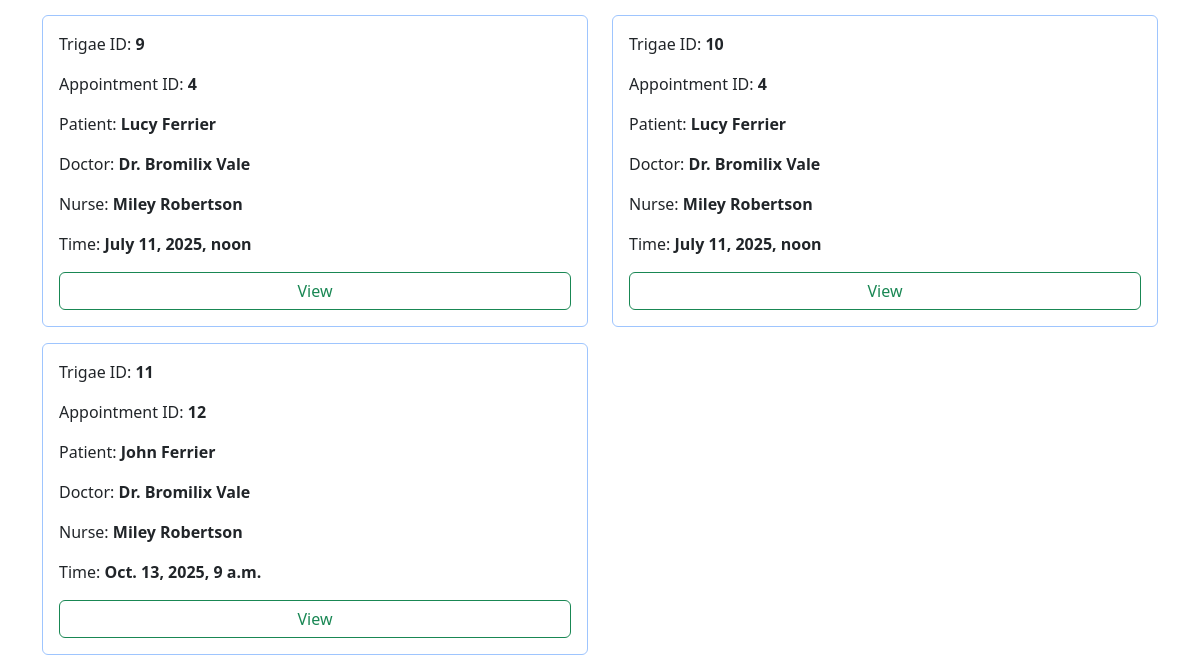
Before: /triage/triage/ (signed in, lower part) with the older database file.
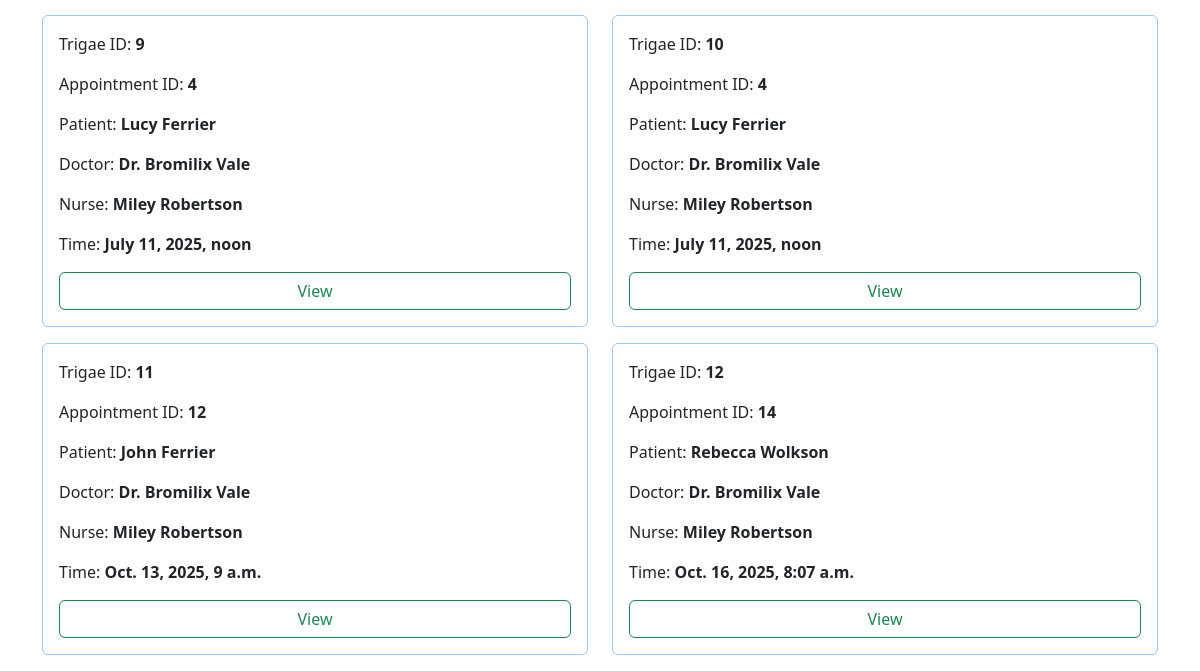
After: the same page with the newer database file.
### triage/models.py (models this page shows, shortened)
class Triage(models.Model):
    STATUS_CHOICES = [
        ('pending', 'Pending'),
        ('completed', 'Completed'),
        ('due', 'Due'),
    ]
    appointment = models.ForeignKey(Appointment, on_delete=models.CASCADE)
    patient = models.ForeignKey(Patient, on_delete=models.CASCADE)
    nurse = models.ForeignKey(Nurse, on_delete=models.SET_NULL, null=True, blank=True)
    department = models.ForeignKey(Department, on_delete=models.SET_NULL, null=True, blank=True)
    temperature = models.FloatField(
        validators=[MinValueValidator(25), MaxValueValidator(45)],
        help_text="Body temperature in °C"
    )
    pulse_rate = models.IntegerField(
        validators=[MinValueValidator(0), MaxValueValidator(300)],
        help_text="Beats per minute"
    )
    resp_rate = models.IntegerField(
        validators=[MinValueValidator(0), MaxValueValidator(80)],
        help_text="Breaths per minute"
    )
    oxygen_saturation = models.IntegerField(
        validators=[MinValueValidator(0), MaxValueValidator(100)],
        blank=True, null=True,
        help_text="SpO₂ percentage"
    )
    systolic_pressure = models.IntegerField(
        validators=[MinValueValidator(50), MaxValueValidator(300)]
    )
    diastolic_pressure = models.IntegerField(
        validators=[MinValueValidator(30), MaxValueValidator(200)]
    )
    weight = models.FloatField(
        validators=[MinValueValidator(1), MaxValueValidator(500)],
        help_text="Weight in kilograms"
    )
    height = models.FloatField(
        validators=[MinValueValidator(0.3), MaxValueValidator(3)],
        help_text="Height in meters"
    )
    blood_sugar = models.FloatField(null=True, blank=True)
    allergies = models.CharField(max_length=128, null=True, blank=True)
    last_menstrual_period = models.DateField(null=True, blank=True)
    note = models.TextField(null=True, blank=True)
    status = models.CharField(max_length=20, choices=STATUS_CHOICES, default='pending')
    created_at = models.DateTimeField(auto_now_add=True)
    updated_at = models.DateTimeField(auto_now=True)
    def __str__(self):
        return f"Triage Record {self.id} - {self.created_at.strftime('%Y-%m-%d')}"

### appointment/models.py (models this page shows, shortened)
class Appointment(models.Model):
    STATUS_CHOICES = [
        ('pending', 'Pending'),
        ('confirmed', 'Confirmed'),
        ('cancelled', 'Cancelled'),
        ('completed', 'Completed'),
        ('due', 'Due'),
    ]
    REASON_CHOICES = [
        ('first_time', 'First-time Visit'),
        ('follow_up', 'Follow-up'),
        ('referral', 'Referral')
    ]
    patient = models.ForeignKey(Patient, on_delete=models.CASCADE)
    doctor = models.ForeignKey(Doctor, on_delete=models.CASCADE)
    appointed_datetime = models.DateTimeField()
    status = models.CharField(max_length=10, choices=STATUS_CHOICES, default='pending')
    visit_reason = models.CharField(max_length=20, choices=REASON_CHOICES)
    cancellation_reason = models.TextField(blank=True, null=True)
    cancelled_by = models.CharField(max_length=10, blank=True, null=True)  # 'doctor' or 'patient'
    notes = models.TextField(blank=True, null=True)
    created_at = models.DateTimeField(auto_now_add=True)
    deleted_at = models.DateTimeField(blank=True, null=True)

### patient/models.py (models this page shows, shortened)
class Patient(models.Model):
    TITLES = [
        ('mr', 'Mr'),
        ('mrs', 'Mrs'),
        ('mss', 'Miss'),
        ('ms', 'Ms'),
        ('dr', 'Dr'),
    ]
    GENDER_CHOICES = [
        ('M', 'Male'),
        ('F', 'Female'),
        ('O', 'Other'),
        ('P', 'Prefer not to say'),
    ]
    MARITAL_STATUS_CHOICES = [
        ('M', 'Married'),
        ('U', 'Unmarried'),
        ('P', 'Prefer not to say'),
    ]
    STATUS_CHOICES = [
        ('active', 'Active'),
        ('inactive', 'Inactive'),
    ]
    title = models.CharField(max_length=10, choices=TITLES, blank=True, null=True)
    fname = models.CharField(max_length=64)
    lname = models.CharField(max_length=64)
    date_of_birth = models.DateField(blank=True, null=True)
    gender = models.CharField(max_length=20, choices=GENDER_CHOICES, blank=True, null=True)
    marital_status = models.CharField(max_length=20, choices=MARITAL_STATUS_CHOICES, blank=True, null=True)
    phone = models.CharField(max_length=20, blank=True, null=True)
    email = models.EmailField(max_length=64)
    address = models.TextField(blank=True, null=True)
    password = models.CharField(max_length=128)
    status = models.CharField(max_length=10, choices=STATUS_CHOICES, default='active')
    created_at = models.DateTimeField(auto_now_add=True)
    updated_at = models.DateTimeField(auto_now=True)
    def __str__(self):
        return f"{self.fname} {self.lname}"

### doctor/models.py (models this page shows)
class Doctor(models.Model):
    STATUS_CHOICES = [
        ('active', 'Active'),
        ('inactive', 'Inactive')
    ]
    user = models.OneToOneField(User, on_delete=models.CASCADE, null=True, blank=True)
    department = models.ForeignKey(Department, on_delete=models.CASCADE, related_name="doctors")
    fname = models.CharField(max_length=64)
    lname = models.CharField(max_length=64)
    license = models.CharField(max_length=20, unique=True)
    specialisation = models.CharField(max_length=64)
    email = models.EmailField(max_length=64, unique=True)
    phone = models.CharField(max_length=20)
    address = models.TextField(max_length=500)
    password = models.CharField(max_length=128, default='@User123')
    status = models.CharField(max_length=10, choices=STATUS_CHOICES, default="active")
    created_at = models.DateTimeField(auto_now_add=True)
    updated_at = models.DateTimeField(auto_now=True)
    class Meta:
        verbose_name = 'Doctor'
        verbose_name_plural = 'Doctors'
    def __str__(self):
        return f'Dr. {self.fname} {self.lname}'

### nurse/models.py (models this page shows)
class Nurse(models.Model):
    GENDER_CHOICE = [
        ('M', 'Male'),
        ('F', 'Female'),
        ('O', 'Other'),
        ('P', 'Prefer not to say')
    ]
    STATUS_CHOICE = [
        ('active', 'Active'),
        ('inactive', 'Inactive')
    ]
    user = models.OneToOneField(User, on_delete=models.CASCADE, null=True, blank=True)
    fname = models.CharField(max_length=64)
    lname = models.CharField(max_length=64)
    department = models.ForeignKey(Department, on_delete= models.CASCADE, related_name='nurses')
    gender = models.CharField(max_length=20, choices=GENDER_CHOICE)
    date_of_birth = models.DateField()
    license = models.CharField(max_length=64)
    email = models.EmailField(max_length=64)
    phone = models.CharField(max_length=20)
    address = models.TextField()
    password = models.CharField(max_length=128)
    status = models.CharField(max_length=20, choices=STATUS_CHOICE)
    created_at = models.DateTimeField(auto_now_add=True)
    updated_at = models.DateTimeField(auto_now=True)
    class Meta:
        verbose_name = 'Nurse'
        verbose_name_plural = 'Nurses'
    def __str__(self):
        return f'{self.fname} {self.lname}'

### triage/views.py (the view)
# urls.py: path('triage/', views.log, name='log'),
@nurse_login_required
def log(request):
    nurse = request.nurse
    triages = Triage.objects.all()
    print(triages)
    return render(request,'triage/log.html',{
        'triages': triages,
        'nurse': nurse,
    })

### triage/templates/triage/log.html (shortened to what this page needs)
{% extends 'triage/layout.html' %}
{% block content %}
    <div class="row">
        {% for triage in triages %}
        <div class="card-items col-lg-6 mb-3">
            <div class="card p-3 border border-primary-subtle">
                <p>Trigae ID: <strong>{{ triage.id }}</strong></p>
                <p>Appointment ID: <strong>{{ triage.appointment.id }}</strong></p>
                <p>Patient: <strong>{{ triage.appointment.patient }}</strong></p>
                <p>Doctor: <strong>{{ triage.appointment.doctor}}</strong></p>
                <p>Nurse: <strong>{{ triage.nurse }}</strong> </p>
                <p>Time: <strong>{{ triage.appointment.appointed_datetime }}</strong></p>
                <a href="{% url 'triage:triage_details' triage.id %}" class="btn btn-outline-success">View</a>
            </div>
        </div>
        {% empty %}
        <p>No filled triage forms.</p>
        {% endfor %}
    </div>
{% endblock %}

Changed rows visible on the page:
added Triage: id "12", appointment.id "14", appointment.patient "Rebecca Wolkson", appointment.doctor "Dr. Bromilix Vale", nurse "Miley Robertson", appointment.appointed_datetime "Oct. 16, 2025, 8:07 a.m."
